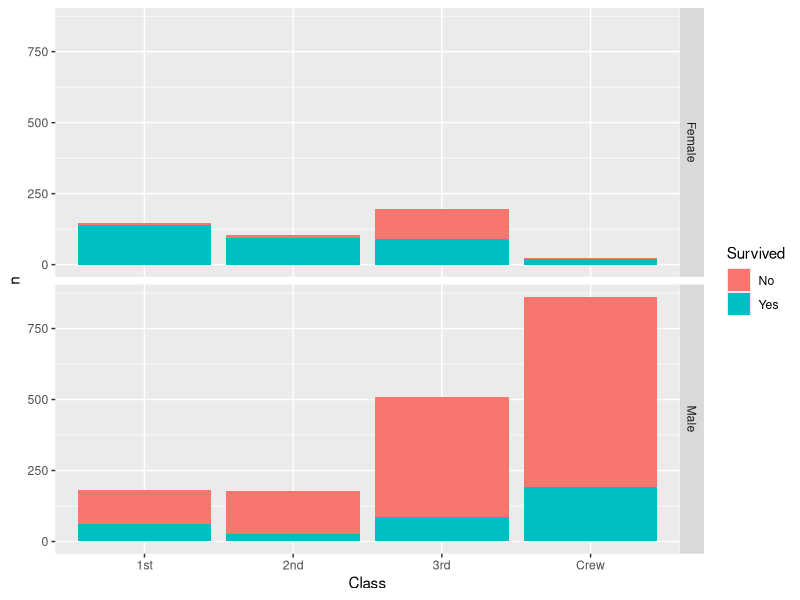
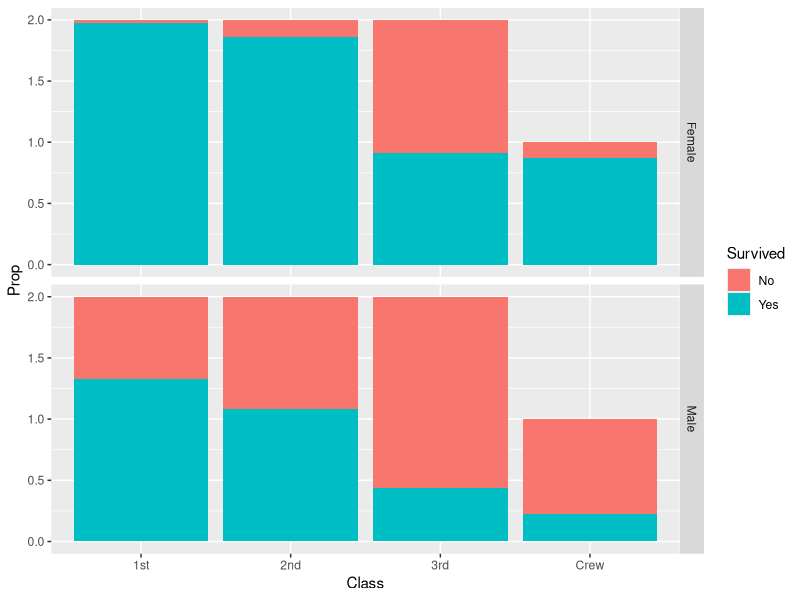
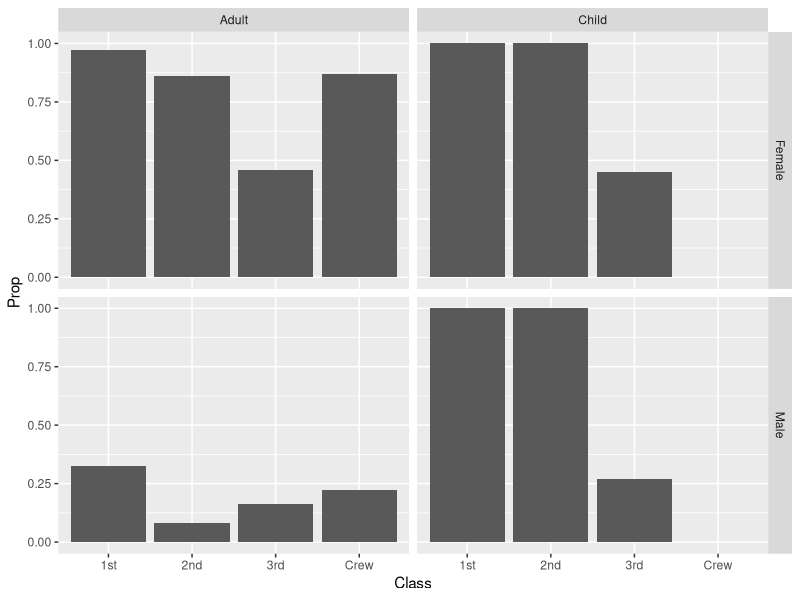

These charts were generated, in order, by the following R code:
## ---- chunk 1
library(tidyverse)

df_titanic <- as_tibble(Titanic)
## ---- chunk 2
df_titanic
## ---- chunk 3
## NOTE: No need to edit! We'll cover how to
## do this calculation in a later exercise.
df_titanic %>% summarize(total = sum(n))
## ---- chunk 4
df_titanic %>% 
  ggplot(aes(x = Class, y = n, fill = Survived)) +
  geom_col() +
  facet_grid(Sex ~ .)
## ---- chunk 5
## NOTE: No need to edit! We'll cover how to
## do this calculation in a later exercise.
df_prop <-
  df_titanic %>%
  group_by(Class, Sex, Age) %>%
  mutate(
    Total = sum(n),
    Prop = n / Total
  ) %>%
  ungroup()
df_prop
## ---- chunk 6
df_prop %>% 
  ggplot(aes(x = Class, y = Prop, fill = Survived)) +
  geom_col() +
  facet_grid(Sex ~ .)
## ---- chunk 7
df_prop %>% 
  filter(Survived == "Yes") %>% 
  ggplot(aes(x = Class, y = Prop)) +
  geom_col() +
  facet_grid(Sex ~ Age)
